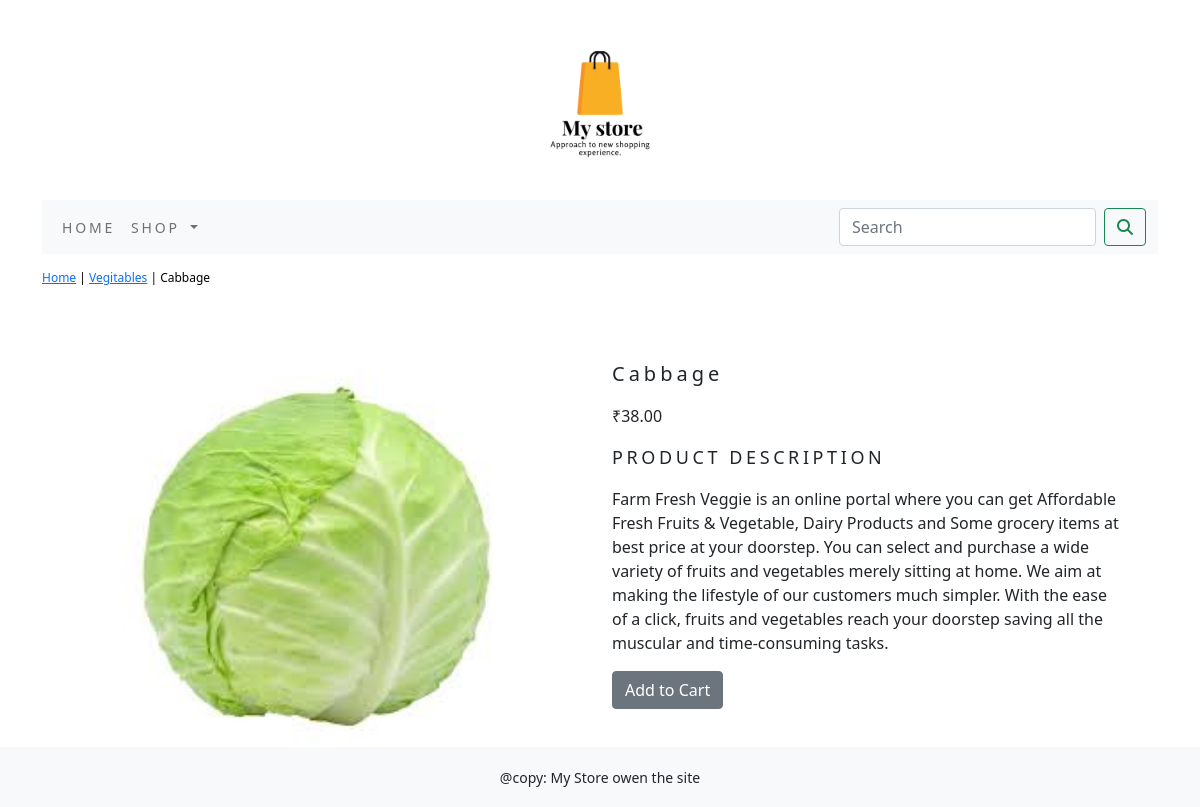
The page /shop/vegitables/cabbage/ on the database its author committed.
### shop/models.py (models this page shows, shortened)
class Product(models.Model):
    name = models.CharField(max_length=250, unique=True)
    slug = models.SlugField(max_length=250, unique=True)
    description = models.TextField(blank=True)
    price = models.DecimalField(max_digits=10, decimal_places=2)
    category = models.ForeignKey(Category, on_delete=models.CASCADE)
    image = models.ImageField(upload_to='product', blank=True)
    stock = models.IntegerField()
    available = models.BooleanField(default=True)
    created = models.DateTimeField(auto_now_add=True)
    update = models.DateTimeField(auto_now=True)
    class Meta:
        ordering= ('name',)
        verbose_name='product'
        verbose_name_plural = 'products'

class Category(models.Model):
    name = models.CharField(max_length=250, unique=True)
    slug = models.SlugField(max_length=500, unique=True)
    description = models.TextField(blank=True)
    image= models.ImageField(upload_to='category', blank=True)
    class Meta:
        ordering= ('name',)
        verbose_name='category'
        verbose_name_plural = 'categories'
    def get_url(self):
        return reverse('shop:product_by_category', args=[self.slug])
    def __str__(self):
        return '{}'.format(self.name)

### shop/views.py (the view)
# urls.py: path('<slug:c_slug>/<slug:product_slug>/', views.proDetail, name='proCatDetail'),
def proDetail(request, c_slug, product_slug):
    try:
        product = Product.objects.get(category__slug=c_slug, slug=product_slug)
    except Exception as e:
        raise e
    return render(request, "product.html", {'product': product})

### cart/context_processors.py (called while the page is built)
def counter(request):
    item_count = 0
    if 'admin' in request.path:
         return {}
    else:
        try:
            cart = Cart.objects.filter(cart_id=_cart_id(request))
            cart_items = CartItems.objects.all().filter(cart=cart[:1])
            for cart_item in cart_items:
                item_count += cart_item.quantity
        except Cart.DoesNotExist:
            item_count = 0
    return dict(item_count=item_count)

### cart/views.py (called while the page is built)
def _cart_id(request):
    cart = request.session.session_key
    if not cart:
        cart = request.session.create()
    return cart

### shop/context_processors.py (called while the page is built)
def menu_links(request):
    links = Category.objects.all()
    return dict(links=links)

### templates/product.html (shortened to what this page needs)
{% extends 'base.html' %}
{% load static %}
{% block content %}
<div class="row my_prod_row_class">
    <div class="mx_auto">
        <p><a href="{% url 'shop:allproductCat' %}">Home</a> | <a href="{{product.category.get_url}}">{{product.category}}</a> | {{product.name}}</p>
    </div>
</div>
<div class="container">
<br>
<div class="row">
    <div class="col-12 col-sm-12 col-md-12 col-lg-6 text-center">
        <div style="min-width:18rem">
            <img src="{{product.image.url}}" alt="{{product.name}}" width="400px;" height="400px;">
        </div>
    </div>
        <div class="col-12 col-sm-12 col-lg-6">
            <div>
            <h1 class="my_prod_title">{{product.name}}</h1>
            <p>₹{{product.price}}</p>
            <p class="my_title"> Product Description</p>
            <p class="text-justify my_prod_text">{{product.description}}</p>
            {% if product.stock <= 0 %}
            <p class="text-justify my_prod_text"><b>Out of Stock</b></p>
            {% else %}
            <a class="btn btn-secondary" href="{% url 'cart:add_cart' product.id %}">Add to Cart</a>
            {% endif %}
            </div>
        </div>
    </div>
</div>
{% endblock %}

### static/css/custom.css (style rules this page uses)
.my_title { font-size:18px; text-transform:uppercase; letter-spacing:.2em; }
.my_prod_row_class { padding-top:15px; padding-bottom:20px; }
.my_prod_row_class .mx_auto { color:#000; font-size:12px; text-decoration:none; }
.my_prod_title { font-size:20px; text_transform:uppercase; letter-spacing:.2em; padding-top:15px; padding-bottom:10px; }
.my_prod_text { padding-right:20px; }

### rows shown on the page
Product: category "Vegitables", name "Cabbage", image (picture), price "38.00", description "Farm Fresh Veggie is an online portal where you can get Affordable Fresh Fruits & Vegetable, Dairy Products and Some grocery items at best price at your doorstep. You can select and purchase a wide variety of fruits and vegetables merely sitting at home. We aim at making the lifestyle of our customers much simpler. With the ease of a click, fruits and vegetables reach your doorstep saving all the muscular and time-consuming tasks."
